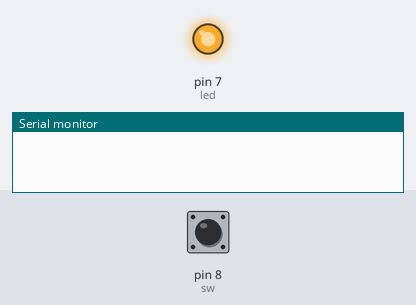
A sketch run on a simulated Arduino Uno, built with avr-gcc and run on an emulated ATmega328P. On the bench: output pins drawn as LEDs (lit = HIGH), the last lines printed to the serial monitor. Dashed ring = blinking. Inputs (shaded band) come from the test bench; at power-on: pin 8 (sw) HIGH.

Above: at 1.2 s.
1.3 s: pin 8 (sw) pulled LOW for 0.15 s
At 1.55 s:
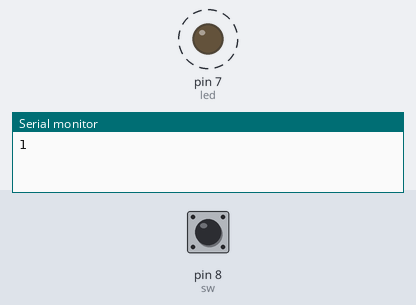
Timing chart, 0 to 4.3 s (numbered marks = the images above; inputs shaded):
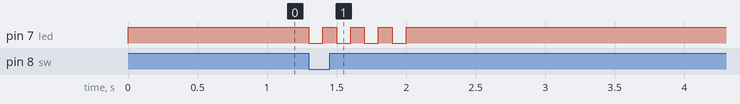

Measured:
- after the input at 1.3 s, pin 7 (led): alternates HIGH for 0.10 s and LOW for 0.10 s, 8 changes in all, then stays HIGH, starting at once

The sketch:

arduino.ino
```cpp
#define sw 8
#define led 7
int flag = 0;

void setup() {
  pinMode(sw,INPUT_PULLUP);
  pinMode(led, OUTPUT);
  Serial.begin(9600);
}

void loop() {
  digitalWrite(led, HIGH);
  if(digitalRead(sw) == LOW) {
    if(flag == 0) {
//      Serial.print(1);
      Serial.println(1);
      digitalWrite(led, LOW);
      delay(100);
      digitalWrite(led, HIGH);
      delay(100);
      digitalWrite(led, LOW);
      delay(100);
      digitalWrite(led, HIGH);
      delay(100);
      digitalWrite(led, LOW);
      delay(100);
      digitalWrite(led, HIGH);
      delay(100);
      digitalWrite(led, LOW);
      delay(100);
      digitalWrite(led, HIGH);

      flag = 1;

      delay(10);
    }
  }
  else if(digitalRead(sw) == HIGH) {
    flag = 0;
  }
}
```
